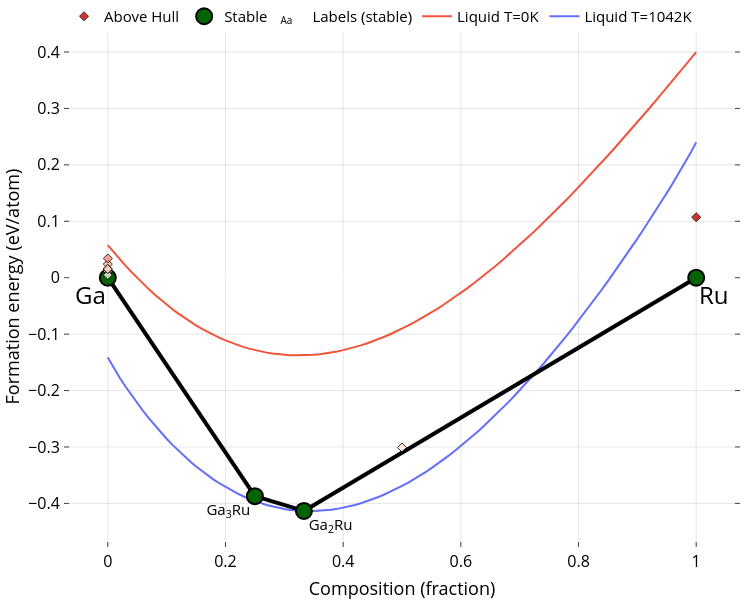
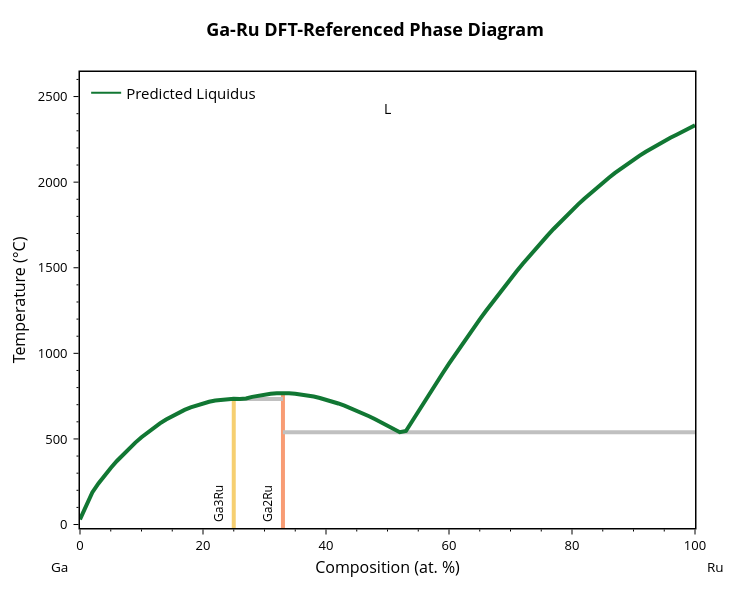

The cell these charts' notebook holds for them, in order:
### Markdown cell above
## 1 - Plot predicted liquidus curve and SHAP analysis

Use latest ML model ensemble to predict non-ideal mixing parameters for any binary system and plot the resulting phase diagram and SHAP figure, which displays the most impactful features for each predicted parameter and the effect of each feature on the prediction

### Code cell
system = "Ga-Ru"   # <-- change this to any cached binary system

pred_params = runner.predict_system(system) + [0]
print(pred_params)
bl = BinaryLiquid.from_cache(system, reconstruction=True)
bl.update_params(pred_params)
blp = BLPlotter(bl)

blp.show('ch+g')
blp.show('pred+liq')

runner.create_compact_prediction_figure(
    system_name=system,
    output_file=None,
    max_display_features=10,
)

pd = bl.dft_ch
print("Stable entries:")
for e in sorted(pd.stable_entries, key=lambda e: e.composition.get_atomic_fraction(pd.elements[1])):
    print(f"  {e.name:12s}  x={e.composition.get_atomic_fraction(pd.elements[1]):.3f}  "
          f"Ef={pd.get_form_energy_per_atom(e):+.4f} eV/at")

### Figure 1 — Plotly figure (JSON) as saved in the notebook; plotly's stock layout.template omitted (floating-point values rounded to 4 significant figures)
{"data": [{"mode": "lines", "name": "Liquid T=1042K", "type": "scatter", "x": [0, 0.01, 0.02, 0.03, 0.04, 0.05, 0.06, 0.07, 0.08, 0.09, 0.1, 0.11, 0.12, 0.13, 0.14, 0.15, 0.16, 0.17, 0.18, 0.19, 0.2, 0.21, 0.22, 0.23, 0.24, 0.25, 0.26, 0.27, 0.28, 0.29, 0.3, 0.31, 0.32, 0.33, 0.34, 0.35, 0.36, 0.37, 0.38, 0.39, 0.4, 0.41, 0.42, 0.43, 0.44, 0.45, 0.46, 0.47, 0.48, 0.49, 0.5, 0.51, 0.52, 0.53, 0.54, 0.55, 0.56, 0.57, 0.58, 0.59, 0.6, 0.61, 0.62, 0.63, 0.64, 0.65, 0.66, 0.67, 0.68, 0.69, 0.7, 0.71, 0.72, 0.73, 0.74, 0.75, 0.76, 0.77, 0.78, 0.79, 0.8, 0.81, 0.82, 0.83, 0.84, 0.85, 0.86, 0.87, 0.88, 0.89, 0.9, 0.91, 0.92, 0.93, 0.94, 0.95, 0.96, 0.97, 0.98, 0.99, 1], "y": [-0.1413, -0.1599, -0.1769, -0.1928, -0.208, -0.2225, -0.2363, -0.2494, -0.262, -0.274, -0.2854, -0.2963, -0.3066, -0.3164, -0.3257, -0.3345, -0.3428, -0.3506, -0.3579, -0.3647, -0.371, -0.3769, -0.3824, -0.3873, -0.3919, -0.396, -0.3996, -0.4028, -0.4056, -0.408, -0.41, -0.4115, -0.4126, -0.4134, -0.4137, -0.4137, -0.4132, -0.4124, -0.4112, -0.4097, -0.4077, -0.4054, -0.4028, -0.3998, -0.3964, -0.3927, -0.3887, -0.3843, -0.3795, -0.3745, -0.3691, -0.3634, -0.3574, -0.3511, -0.3444, -0.3375, -0.3303, -0.3227, -0.3149, -0.3068, -0.2984, -0.2897, -0.2807, -0.2715, -0.262, -0.2522, -0.2422, -0.2319, -0.2213, -0.2105, -0.1995, -0.1882, -0.1767, -0.1649, -0.1529, -0.1407, -0.1282, -0.1155, -0.1026, -0.08942, -0.07606, -0.06249, -0.04869, -0.03469, -0.02047, -0.006037, 0.008603, 0.02345, 0.03852, 0.05379, 0.06928, 0.08499, 0.1009, 0.1171, 0.1335, 0.1502, 0.1672, 0.1845, 0.2022, 0.2204, 0.24]}, {"mode": "lines", "name": "Liquid T=0K", "type": "scatter", "x": [0, 0.01, 0.02, 0.03, 0.04, 0.05, 0.06, 0.07, 0.08, 0.09, 0.1, 0.11, 0.12, 0.13, 0.14, 0.15, 0.16, 0.17, 0.18, 0.19, 0.2, 0.21, 0.22, 0.23, 0.24, 0.25, 0.26, 0.27, 0.28, 0.29, 0.3, 0.31, 0.32, 0.33, 0.34, 0.35, 0.36, 0.37, 0.38, 0.39, 0.4, 0.41, 0.42, 0.43, 0.44, 0.45, 0.46, 0.47, 0.48, 0.49, 0.5, 0.51, 0.52, 0.53, 0.54, 0.55, 0.56, 0.57, 0.58, 0.59, 0.6, 0.61, 0.62, 0.63, 0.64, 0.65, 0.66, 0.67, 0.68, 0.69, 0.7, 0.71, 0.72, 0.73, 0.74, 0.75, 0.76, 0.77, 0.78, 0.79, 0.8, 0.81, 0.82, 0.83, 0.84, 0.85, 0.86, 0.87, 0.88, 0.89, 0.9, 0.91, 0.92, 0.93, 0.94, 0.95, 0.96, 0.97, 0.98, 0.99, 1], "y": [0.05788, 0.04531, 0.0332, 0.02155, 0.01034, -0.000423, -0.01074, -0.02063, -0.03007, -0.03909, -0.04769, -0.05586, -0.06362, -0.07096, -0.0779, -0.08443, -0.09056, -0.0963, -0.1016, -0.1066, -0.1112, -0.1154, -0.1192, -0.1226, -0.1257, -0.1284, -0.1308, -0.1328, -0.1344, -0.1357, -0.1367, -0.1373, -0.1376, -0.1376, -0.1372, -0.1365, -0.1355, -0.1342, -0.1325, -0.1306, -0.1284, -0.1258, -0.123, -0.1199, -0.1165, -0.1128, -0.1089, -0.1047, -0.1002, -0.0954, -0.09038, -0.08511, -0.07959, -0.07382, -0.0678, -0.06155, -0.05506, -0.04835, -0.0414, -0.03424, -0.02685, -0.01925, -0.01144, -0.003428, 0.004788, 0.0132, 0.02181, 0.03061, 0.03959, 0.04875, 0.05809, 0.0676, 0.07728, 0.08713, 0.09713, 0.1073, 0.1176, 0.1281, 0.1387, 0.1494, 0.1603, 0.1713, 0.1824, 0.1937, 0.2051, 0.2166, 0.2282, 0.2399, 0.2517, 0.2636, 0.2756, 0.2877, 0.2999, 0.3122, 0.3245, 0.3369, 0.3494, 0.362, 0.3746, 0.3872, 0.4]}, {"hoverinfo": "none", "line": {"color": "black", "width": 4}, "mode": "lines", "showlegend": false, "type": "scatter", "x": [0.25, 0, null, 0.3333, 0.25, null, 0.3333, 1, null], "y": [-0.3871, 0, null, -0.4134, -0.3871, null, -0.4134, 0, null]}, {"hoverinfo": "skip", "mode": "text", "name": "Labels (stable)", "opacity": 1, "showlegend": true, "text": ["Ga<sub>3</sub>Ru", "Ga<sub>2</sub>Ru"], "textposition": ["bottom left", "bottom right"], "type": "scatter", "visible": true, "x": [0.242, 0.3413], "y": [-0.4001, -0.4264]}, {"error_y": {"array": [0, 0, 0, 0], "color": "gray", "thickness": 2.5, "type": "data", "width": 5}, "hoverinfo": "text", "hoverlabel": {"font": {"size": 14}}, "hovertext": ["Ga<sub>3</sub>Ru (mp-672204-GGA) <br>  Formation energy: -0.387 eV/atom <br>  (Stable)", "Ga (mp-142-GGA) <br>  Formation energy: 0.0 eV/atom <br>  (Stable)", "Ga<sub>2</sub>Ru (mp-1072429-GGA) <br>  Formation energy: -0.413 eV/atom <br>  (Stable)", "Ru (mp-33-GGA) <br>  Formation energy: 0.0 eV/atom <br>  (Stable)"], "marker": {"color": "darkgreen", "line": {"color": "black", "width": 2}, "size": 16}, "mode": "markers", "name": "Stable", "opacity": 0.99, "showlegend": true, "type": "scatter", "x": [0.25, 0, 0.3333, 1], "y": [-0.3871, 0, -0.4134, 0]}, {"hoverinfo": "text", "hoverlabel": {"font": {"size": 14}}, "hovertext": ["Ru (mp-8639-GGA) <br>  Formation energy: 0.107 eV/atom <br>  Energy Above Hull: (+0.107 eV/atom)", "Ga (mp-140-GGA) <br>  Formation energy: 0.024 eV/atom <br>  Energy Above Hull: (+0.024 eV/atom)", "Ga (mp-569007-GGA) <br>  Formation energy: 0.034 eV/atom <br>  Energy Above Hull: (+0.034 eV/atom)", "Ga (mp-569423-GGA) <br>  Formation energy: 0.011 eV/atom <br>  Energy Above Hull: (+0.011 eV/atom)", "Ga (mp-567540-GGA) <br>  Formation energy: 0.012 eV/atom <br>  Energy Above Hull: (+0.012 eV/atom)", "Ga (mp-1067880-GGA) <br>  Formation energy: 0.005 eV/atom <br>  Energy Above Hull: (+0.005 eV/atom)", "Ga (mp-10021-GGA) <br>  Formation energy: 0.015 eV/atom <br>  Energy Above Hull: (+0.015 eV/atom)", "Ga (mp-1007857-GGA) <br>  Formation energy: 0.015 eV/atom <br>  Energy Above Hull: (+0.015 eV/atom)", "GaRu (mp-22320-GGA) <br>  Formation energy: -0.301 eV/atom <br>  Energy Above Hull: (+0.009 eV/atom)"], "marker": {"color": [0.107, 0.024, 0.034, 0.011, 0.012, 0.005, 0.015, 0.015, 0.009], "colorscale": [[0, "#fff5e3"], [0.5, "#f24324"], [1, "#c40000"]], "line": {"color": "black", "width": 1}, "opacity": 0.8, "size": 7, "symbol": "diamond"}, "mode": "markers", "name": "Above Hull", "showlegend": true, "type": "scatter", "x": [1, 0, 0, 0, 0, 0, 0, 0, 0.5], "y": [0.1073, 0.02417, 0.03406, 0.01134, 0.01168, 0.004823, 0.01527, 0.01539, -0.301]}], "layout": {"annotations": [{"align": "center", "font": {"color": "#000000", "size": 24}, "opacity": 1, "showarrow": false, "text": "Ga", "x": -0.03, "xref": "x", "y": -0.03, "yref": "y"}, {"align": "center", "font": {"color": "#000000", "size": 24}, "opacity": 1, "showarrow": false, "text": "Ru", "x": 1.03, "xref": "x", "y": -0.03, "yref": "y"}], "autosize": true, "coloraxis": {"colorbar": {"x": 1, "y": 0.05, "yanchor": "top"}}, "font": {"color": "black", "size": 15}, "height": 600, "hovermode": "closest", "legend": {"orientation": "h", "tracegroupgap": 7, "traceorder": "reversed", "x": 0, "xanchor": "left", "y": 1.05}, "margin": {"b": 10, "l": 10, "pad": 0, "r": 10, "t": 0}, "paper_bgcolor": "white", "plot_bgcolor": "white", "showlegend": true, "width": 750, "xaxis": {"anchor": "y", "gridcolor": "rgba(0,0,0,0.1)", "mirror": "ticks", "nticks": 8, "showgrid": true, "showline": true, "side": "bottom", "tickfont": {"color": "black", "size": 16}, "ticks": "inside", "title": {"font": {"color": "#000000", "size": 18}, "text": "Composition (fraction)"}, "type": "linear", "zeroline": false}, "yaxis": {"anchor": "x", "gridcolor": "rgba(0,0,0,0.1)", "mirror": "ticks", "showgrid": true, "showline": true, "side": "left", "tickfont": {"color": "black", "size": 16}, "ticks": "inside", "title": {"font": {"color": "#000000", "size": 18}, "text": "Formation energy (eV/atom)"}, "type": "linear"}}}

### Figure 2 — Plotly figure (JSON) as saved in the notebook; plotly's stock layout.template omitted (floating-point values rounded to 4 significant figures)
{"data": [{"hovertemplate": "label=Ga3Ru<br>x=%{x}<br>t=%{y}<extra></extra>", "legendgroup": "Ga3Ru", "line": {"color": "rgb(246, 207, 113)", "dash": "solid", "width": 4}, "marker": {"symbol": "circle"}, "mode": "lines", "name": "Ga3Ru", "orientation": "v", "showlegend": false, "type": "scatter", "x": [25, 25, 25, 25, 25, 25, 25, 25, 25, 25, 25, 25, 25, 25, 25, 25, 25, 25, 25, 25, 25, 25, 25, 25, 25, 25, 25, 25, 25], "xaxis": "x", "y": [29.75, 114.4, 187.3, 240.0, 287.0, 733.3, 371.2, 330.6, 732.9, 734.6, 734.6, 729.4, 724.1, 708.1, 717.1, 653.1, 669.8, 697.3, 684.5, 539.0, 566.0, 409.4, 445.1, 590.9, 509.9, 478.6, 634.4, 613.7, -273.1], "yaxis": "y"}, {"hovertemplate": "label=Ga2Ru<br>x=%{x}<br>t=%{y}<extra></extra>", "legendgroup": "Ga2Ru", "line": {"color": "rgb(248, 156, 116)", "dash": "solid", "width": 4}, "marker": {"symbol": "circle"}, "mode": "lines", "name": "Ga2Ru", "orientation": "v", "showlegend": false, "type": "scatter", "x": [33, 33, 33, 33, 33, 33, 33, 33, 33, 33, 33, 33, 33, 33, 33, 33, 33, 33, 33, 33, 33, 33, 33, 33, 33, 33, 33, 33, 33], "xaxis": "x", "y": [539.2, 665.4, 680.3, 707.2, 694.3, 733.3, 649.5, 596.5, 736.0, 745.6, 615.0, 632.6, 557.4, 577.3, 767.5, 764.5, 754.5, 760.2, 719.1, 729.8, 747.5, 739.3, 767.4, 753.5, 768.9, 768.9, 764.4, 759.7, -273.1], "yaxis": "y"}, {"hovertemplate": "x=%{x}<br>y=%{y}<extra></extra>", "legendgroup": "", "line": {"color": "Silver", "dash": "solid", "width": 4}, "marker": {"symbol": "circle"}, "mode": "lines", "name": "", "orientation": "v", "showlegend": false, "type": "scatter", "x": [33, 52, 100], "xaxis": "x", "y": [539.2, 539.2, 539.2], "yaxis": "y"}, {"hovertemplate": "x=%{x}<br>y=%{y}<extra></extra>", "legendgroup": "", "line": {"color": "Silver", "dash": "solid", "width": 4}, "marker": {"symbol": "circle"}, "mode": "lines", "name": "", "orientation": "v", "showlegend": false, "type": "scatter", "x": [25, 26, 33], "xaxis": "x", "y": [733.3, 733.3, 733.3], "yaxis": "y"}, {"hovertemplate": "label=L<br>x=%{x}<br>t=%{y}<extra></extra>", "legendgroup": "L", "line": {"color": "#117733", "dash": "solid", "width": 4}, "marker": {"symbol": "circle"}, "mode": "lines", "name": "L", "orientation": "v", "showlegend": false, "type": "scatter", "x": [0, 1, 2, 3, 4, 5, 6, 7.0, 8, 9, 10, 11, 12, 13, 14.0, 15, 16, 17, 18, 19, 20, 21, 22, 23, 24, 25, 26, 27, 28.0, 29.0, 30, 31, 32, 33, 34, 35, 36, 37, 38, 39, 40, 41, 42, 43, 44, 45, 46, 47, 48, 49, 50, 51, 52, 53, 54, 55.0, 56.0, 57.0, 58.0, 59, 60, 61, 62, 63, 64, 65, 66, 67, 68, 69, 70, 71, 72, 73, 74, 75, 76, 77, 78, 79, 80, 81, 82, 83, 84, 85, 86, 87, 88, 89, 90, 91, 92, 93, 94, 95, 96, 97, 98, 99, 100], "xaxis": "x", "y": [29.75, 114.4, 187.3, 240.0, 287.0, 330.6, 371.2, 409.4, 445.1, 478.6, 509.9, 539.0, 566.0, 590.9, 613.7, 634.4, 653.1, 669.8, 684.5, 697.3, 708.1, 717.1, 724.1, 729.4, 732.9, 734.6, 733.3, 736.0, 745.6, 753.5, 759.7, 764.4, 767.4, 768.9, 767.5, 764.5, 760.2, 754.5, 747.5, 739.3, 729.8, 719.1, 707.2, 694.3, 680.3, 665.4, 649.5, 632.6, 615.0, 596.5, 577.3, 557.4, 539.2, 546.0, 604.1, 661.7, 718.6, 774.9, 830.4, 885.3, 939.4, 992.8, 1045.0, 1097.0, 1148.0, 1198.0, 1247.0, 1296.0, 1343.0, 1390.0, 1435.0, 1480.0, 1523.0, 1566.0, 1608.0, 1648.0, 1688.0, 1726.0, 1764.0, 1800.0, 1836.0, 1870.0, 1903.0, 1935.0, 1967.0, 1997.0, 2026.0, 2054.0, 2080.0, 2106.0, 2131.0, 2155.0, 2178.0, 2200.0, 2220.0, 2240.0, 2259.0, 2277.0, 2295.0, 2312.0, 2333.0], "yaxis": "y"}, {"marker": {"color": "#117733"}, "mode": "lines", "name": "Predicted Liquidus", "showlegend": true, "type": "scatter", "x": [null], "y": [null]}], "layout": {"annotations": [{"borderpad": 5, "font": {"color": "black", "size": 12}, "showarrow": false, "text": "Ga3Ru", "textangle": -90, "x": 22.5, "y": -20.25, "yanchor": "bottom"}, {"borderpad": 5, "font": {"color": "black", "size": 12}, "showarrow": false, "text": "Ga2Ru", "textangle": -90, "x": 30.5, "y": -20.25, "yanchor": "bottom"}, {"font": {"color": "black", "size": 14}, "showarrow": false, "text": "L", "x": 50, "y": 2430.0}, {"font": {"color": "black", "size": 13.5}, "showarrow": false, "text": "Ga", "x": -0.05, "xanchor": "left", "xref": "paper", "y": -0.086, "yanchor": "middle", "yref": "paper"}, {"font": {"color": "black", "size": 13.5}, "showarrow": false, "text": "Ru", "x": 1.05, "xanchor": "right", "xref": "paper", "y": -0.086, "yanchor": "middle", "yref": "paper"}], "font": {"color": "black", "size": 13}, "height": 600, "legend": {"font": {"size": 15}, "x": 0.01, "xanchor": "left", "y": 0.99, "yanchor": "top"}, "margin": {"b": 72, "r": 55, "t": 72}, "plot_bgcolor": "white", "showlegend": true, "title": {"font": {"color": "black", "size": 18}, "text": "<b>Ga-Ru DFT-Referenced Phase Diagram</b>", "x": 0.5, "xanchor": "center", "yanchor": "bottom"}, "width": 750, "xaxis": {"linecolor": "black", "linewidth": 1.5, "minor": {"nticks": 5, "tickcolor": "black", "ticklen": 2, "ticks": "outside", "tickwidth": 1}, "mirror": true, "range": [0, 100], "showline": true, "tickcolor": "black", "tickformat": ".0f", "ticklen": 5, "ticks": "outside", "tickwidth": 1, "title": {"font": {"size": 16}, "standoff": 8, "text": "Composition (at. %)"}}, "yaxis": {"linecolor": "black", "linewidth": 1.5, "minor": {"nticks": 5, "tickcolor": "black", "ticklen": 2, "ticks": "outside", "tickwidth": 1}, "mirror": true, "range": [-20.25, 2643.0], "showline": true, "tickcolor": "black", "ticklen": 5, "ticks": "outside", "ticksuffix": " ", "tickwidth": 1, "title": {"font": {"size": 16}, "standoff": 8, "text": "Temperature (°C)"}}}}
